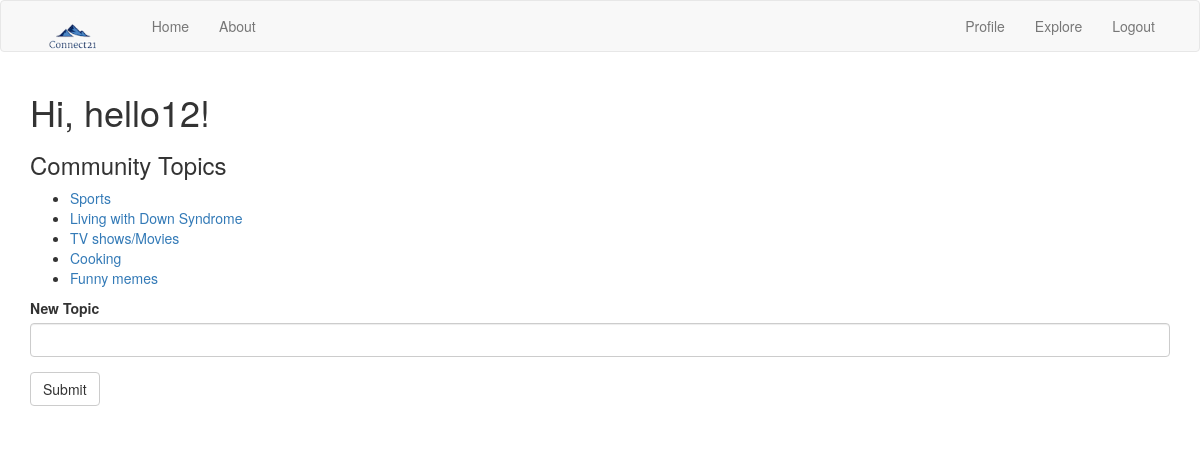
Screenshot of /explore (signed in) with the database file from the repository.
### app/models.py (models this page shows, shortened)
class User(UserMixin, db.Model):
    id = db.Column(db.Integer, primary_key=True)
    username = db.Column(db.String(64), index=True, unique=True)
    email = db.Column(db.String(120), index=True, unique=True)
    password_hash = db.Column(db.String(128))
    posts = db.relationship('Post', backref='author', lazy='dynamic')
    about_me = db.Column(db.String(140))
    last_seen = db.Column(db.DateTime, default=datetime.utcnow)
    followed = db.relationship(
        'User', secondary=followers,
        primaryjoin=(followers.c.follower_id == id),
        secondaryjoin=(followers.c.followed_id == id),
        backref=db.backref('followers', lazy='dynamic'), lazy='dynamic')
    def avatar(self, size):
        digest = md5(self.email.lower().encode('utf-8')).hexdigest()
        return 'https://www.gravatar.com/avatar/{}?d=identicon&s={}'.format(digest, size)

class Topics(db.Model):
    id = db.Column(db.Integer, primary_key=True)
    topic = db.Column(db.String(50))

### app/main/routes.py (the view, shortened to what this page needs)
@bp.route('/explore')
@bp.route('/explore', methods=['GET', 'POST'])
@login_required
def explore():
    topics = Topics.query.all()
    form1 = AddTopic()
    page = request.args.get('page', 1, type=int)
    posts = Post.query.order_by(Post.timestamp.desc()).paginate(
        page, current_app.config['POSTS_PER_PAGE'], False)
    next_url = url_for('main.explore', page=posts.next_num) \
        if posts.has_next else None
    prev_url = url_for('main.explore', page=posts.prev_num) \
        if posts.has_prev else None
    return render_template('explore.html', title=_('Explore'),
                           posts=posts.items, topics= topics, next_url=next_url,
                           prev_url=prev_url, form1=form1)

### app/main/forms.py
class AddTopic(FlaskForm):
    topic = StringField(_l('New Topic'), validators=[DataRequired()])
    submit = SubmitField(_l('Submit'))

### app/main/routes.py (called while the page is built)
@bp.before_app_request
def before_request():
    if current_user.is_authenticated:
        current_user.last_seen = datetime.utcnow()
        db.session.commit()
    g.locale = str(get_locale())

### app/models.py (called while the page is built)
@login.user_loader
def load_user(id):
    return User.query.get(int(id))

### app/templates/explore.html
{% extends "base.html" %}
{% import 'bootstrap/wtf.html' as wtf %}
{% block app_content %}
    <h1>{{ _('Hi, %(username)s!', username=current_user.username) }}</h1>
    <h3> Community Topics</h3>
    <ul>
    {% for topic in topics %}
        <li> <a href="{{ url_for('main.topic_page')}}">{{ topic.topic }}</a></li>
    {% endfor %}
    </ul>
    {% if form1 %}
    {{ wtf.quick_form(form1) }}
    <br>
    {% endif %}
{% endblock %}

### rows the page displays
Topics: topic "Sports"
Topics: topic "Living with Down Syndrome"
Topics: topic "TV shows/Movies"
Topics: topic "Cooking"
Topics: topic "Funny memes"
